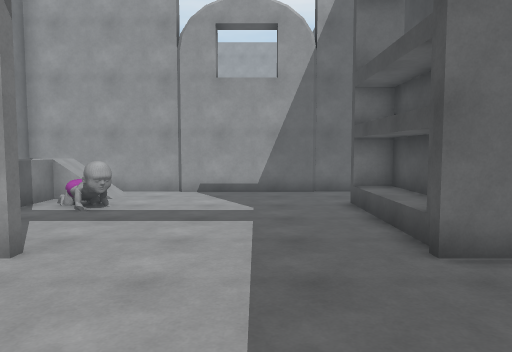
view 1 (above)

17 first-person views from a walk through a Unity game level. The camera is 1.5 m above the floor, tilts 4° down and sees 70° across. The floor is counted in squares, 1 m on a side. Each view is taken from the middle of a square. On the plan, view 1 faces up. The plan holds only what a view shows up to about 16 squares ahead; the rest is blank. The place goes on beyond the plan. Some animated figures are not drawn.

view 2
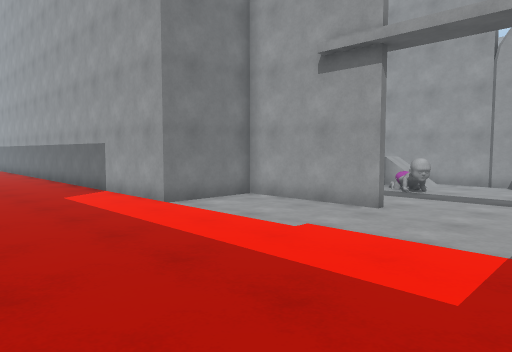

view 3
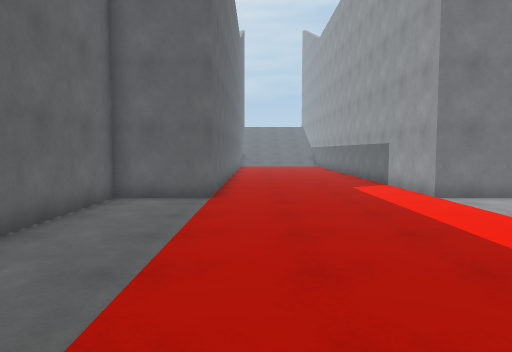

view 4
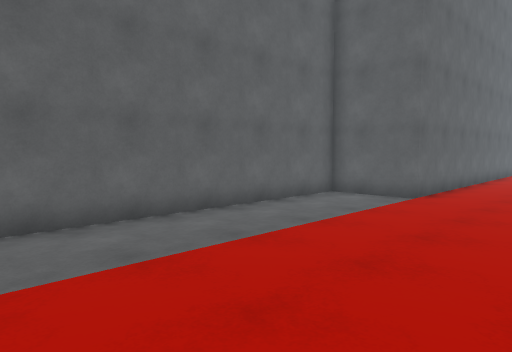

view 5
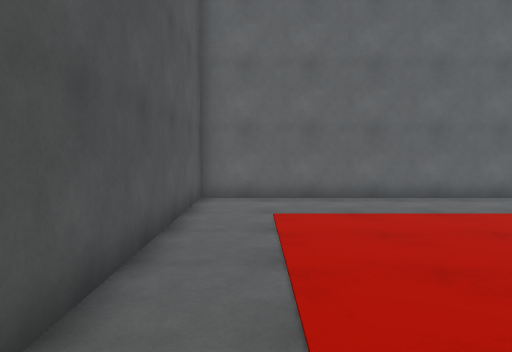

view 6
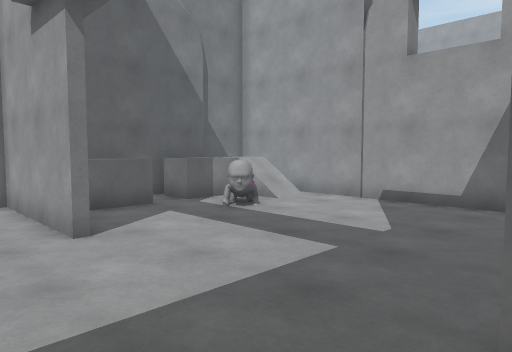

view 7
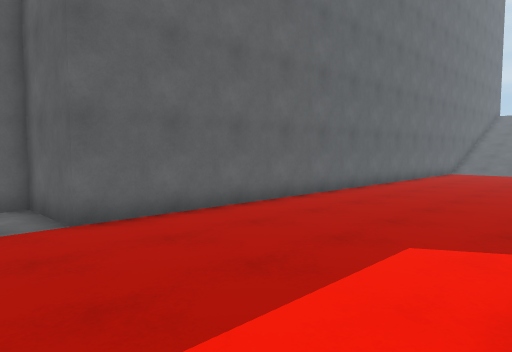

view 8
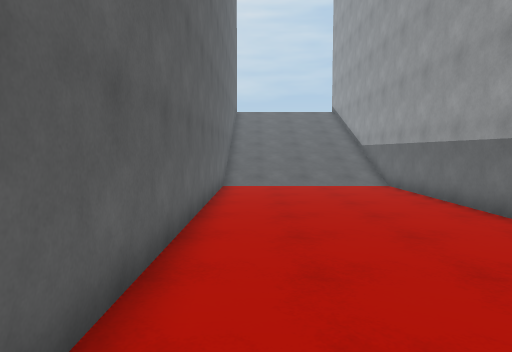

view 9
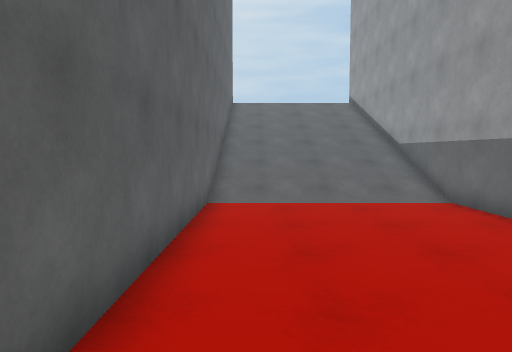

view 10
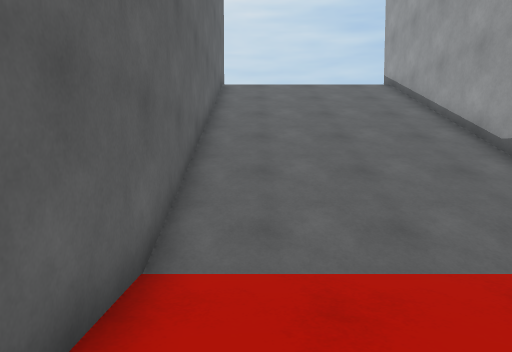

view 11
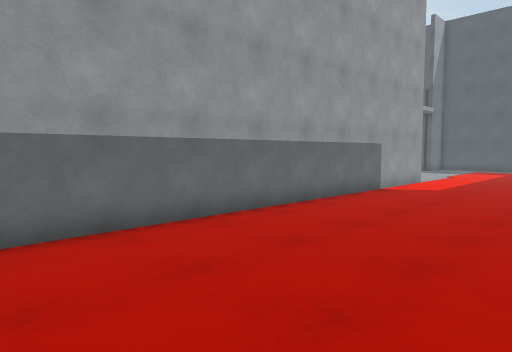

view 12
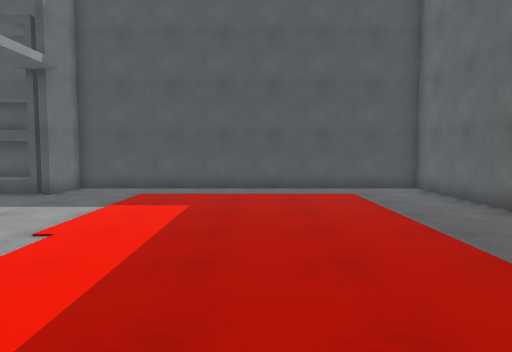

view 13
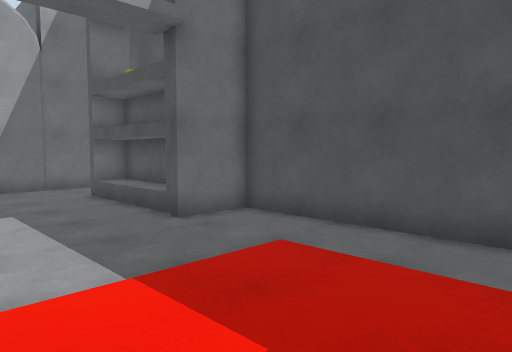

view 14
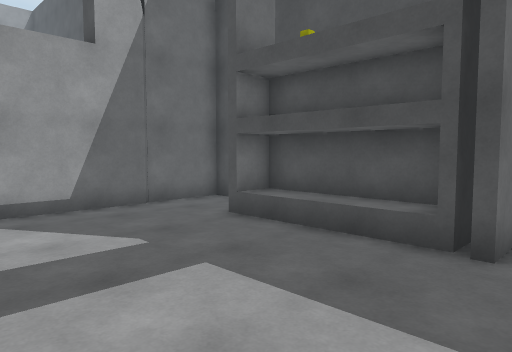

view 15
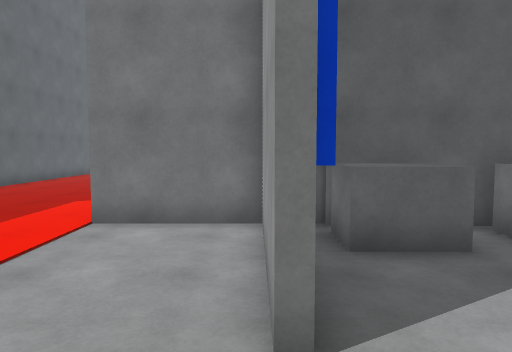

view 16
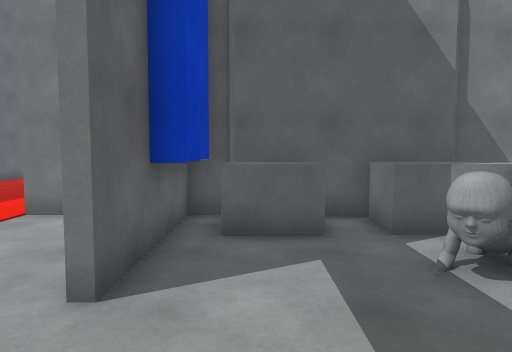

view 17
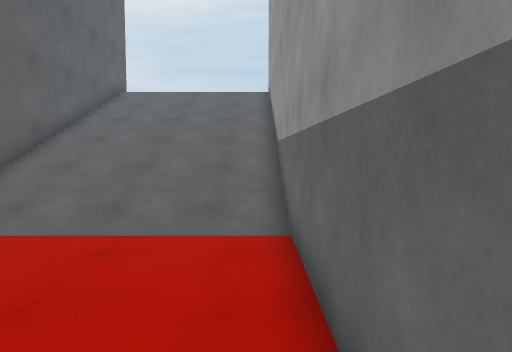

### Floor plan
Key: @ floor where view 1 was taken; # wall or solid block; x gap in a wall; . main floor; : floor 0.5 m higher than the main floor; + floor 1.25 m higher than the main floor; / step, stairs or slope; = window, fence, low wall or low ledge; ^ raised ledge; v drop or lower ground; O other object.
Columns run from 42 left of view 1 to 5 right of it. Each row starts with its distance up from view 1.
 14                                  ###############
 13                                  #v //.........#
 12                                  ##+//.........
 11                                   #+.=.......##
 10                                   #+.OO......##
  9                                   #...O......:#
  8                                   #^.........:#
  7                                   #^.........:#
  6                                  ####........##
  5                                  ######......###
  4                                  #.............#
  3                                  #.............#
  2 x#################################.............#
  1  ///////////...................................#
  0  ///////////..............................@....#
 -1  ///////////...................................#
 -2  ///////////...................................#
 -3  ///////////...................................#
 -4  ///////////...................................#
 -5  ///////////...................................#
 -6 x#################################.............#
 -7                                  #.............#
 -8                                  #.............#
 -9                                  ###############

Where each view was taken, in squares from view 1:
view 1: 0 up, 0 right, facing up
view 2: 4 down, 1 right, facing up-left
view 3: 4 down, 3 right, facing left
view 4: 1 down, 3 right, facing down-left
view 5: 3 up, 3 right, facing down
view 6: 3 up, 3 right, facing up-left
view 7: 2 up, 6 left, facing down-left
view 8: 4 down, 15 left, facing left
view 9: 4 down, 20 left, facing left
view 10: 4 down, 26 left, facing left
view 11: 5 down, 26 left, facing up-right
view 12: 2 down, 10 left, facing right
view 13: 2 down, 2 left, facing up-right
view 14: 4 up, 3 left, facing up-right
view 15: 5 up, 1 left, facing left
view 16: 7 up, 0 right, facing left
view 17: 1 up, 24 left, facing left
